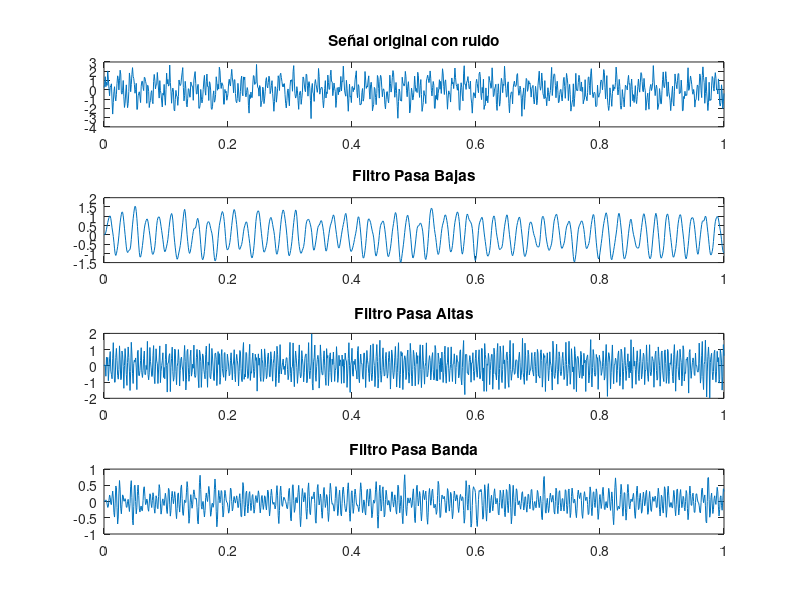

Recreate this plot in MATLAB.
%% Limpiar
clear; clc; close all;

%% 1. Señal de entrada
fs = 1000;                 % frecuencia de muestreo
t = 0:1/fs:1;              % tiempo

% señal con 2 frecuencias
senal = sin(2*pi*50*t) + sin(2*pi*200*t);

% agregar ruido
ruido = 0.5*randn(size(t));
senal_ruido = senal + ruido;

%% 2. Diseño de filtros

% Filtro pasa bajas (100 Hz)
fc_pb = 100;
[b_pb, a_pb] = butter(4, fc_pb/(fs/2), 'low');

% Filtro pasa altas (150 Hz)
fc_pa = 150;
[b_pa, a_pa] = butter(4, fc_pa/(fs/2), 'high');

% Filtro pasa banda (80 - 180 Hz)
fc_pbanda = [80 180];
[b_pba, a_pba] = butter(4, fc_pbanda/(fs/2), 'bandpass');

%% 3. Aplicar filtros
salida_pb = filter(b_pb, a_pb, senal_ruido);
salida_pa = filter(b_pa, a_pa, senal_ruido);
salida_pba = filter(b_pba, a_pba, senal_ruido);

%% 4. Graficar resultados
figure;

subplot(4,1,1)
plot(t, senal_ruido)
title('Señal original con ruido')

subplot(4,1,2)
plot(t, salida_pb)
title('Filtro Pasa Bajas')

subplot(4,1,3)
plot(t, salida_pa)
title('Filtro Pasa Altas')

subplot(4,1,4)
plot(t, salida_pba)
title('Filtro Pasa Banda')
